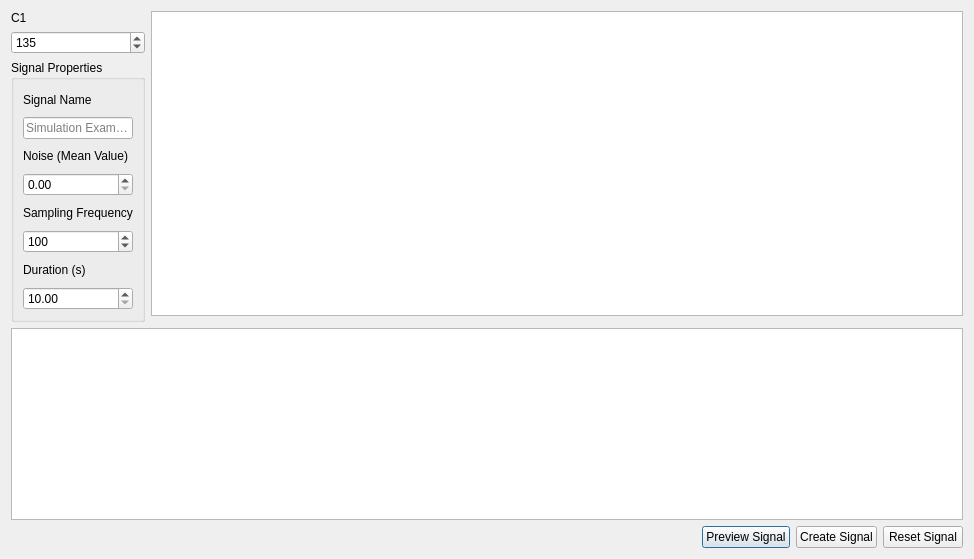
<?xml version="1.0" encoding="UTF-8"?>
<ui version="4.0">
 <class>Dialog</class>
 <widget class="QDialog" name="Dialog">
  <property name="geometry">
   <rect>
    <x>0</x>
    <y>0</y>
    <width>974</width>
    <height>559</height>
   </rect>
  </property>
  <property name="minimumSize">
   <size>
    <width>0</width>
    <height>0</height>
   </size>
  </property>
  <property name="windowTitle">
   <string>Dialog</string>
  </property>
  <layout class="QGridLayout" name="gridLayout" rowstretch="1,0,0,0" columnstretch="0,0,0,1,0,0,0" rowminimumheight="0,0,0,0" columnminimumwidth="0,0,0,0,0,0,0">
   <item row="0" column="1" colspan="6">
    <widget class="PlotWidget" name="zoomed_plot"/>
   </item>
   <item row="3" column="4">
    <widget class="QPushButton" name="preview_button">
     <property name="text">
      <string>Preview Signal</string>
     </property>
    </widget>
   </item>
   <item row="3" column="6">
    <widget class="QPushButton" name="reset_signal_button">
     <property name="text">
      <string>Reset Signal</string>
     </property>
     <property name="autoDefault">
      <bool>false</bool>
     </property>
    </widget>
   </item>
   <item row="3" column="5">
    <widget class="QPushButton" name="create_signal_button">
     <property name="text">
      <string>Create Signal</string>
     </property>
     <property name="autoDefault">
      <bool>false</bool>
     </property>
    </widget>
   </item>
   <item row="0" column="0" rowspan="2">
    <layout class="QVBoxLayout" name="verticalLayout" stretch="0,0,1">
     <item>
      <widget class="QLabel" name="c1_label">
       <property name="text">
        <string>C1</string>
       </property>
      </widget>
     </item>
     <item>
      <widget class="QSpinBox" name="c1_spinbox">
       <property name="minimum">
        <number>50</number>
       </property>
       <property name="maximum">
        <number>1500</number>
       </property>
       <property name="value">
        <number>135</number>
       </property>
      </widget>
     </item>
     <item>
      <widget class="QGroupBox" name="signal_properties_groupbox">
       <property name="title">
        <string>Signal Properties</string>
       </property>
       <layout class="QGridLayout" name="gridLayout_6">
        <item row="3" column="0">
         <widget class="QDoubleSpinBox" name="noise_double_spinbox"/>
        </item>
        <item row="2" column="0">
         <widget class="QLabel" name="noise_label">
          <property name="text">
           <string>Noise (Mean Value)</string>
          </property>
         </widget>
        </item>
        <item row="4" column="0">
         <widget class="QLabel" name="sampling_frequency_label">
          <property name="text">
           <string>Sampling Frequency</string>
          </property>
         </widget>
        </item>
        <item row="0" column="0">
         <widget class="QLabel" name="signal_name_label">
          <property name="text">
           <string>Signal Name</string>
          </property>
         </widget>
        </item>
        <item row="1" column="0">
         <widget class="QLineEdit" name="simulation_line_edit">
          <property name="placeholderText">
           <string>Simulation Example</string>
          </property>
         </widget>
        </item>
        <item row="5" column="0">
         <widget class="QSpinBox" name="sampling_frequency_spinbox">
          <property name="minimum">
           <number>10</number>
          </property>
          <property name="maximum">
           <number>1000</number>
          </property>
          <property name="singleStep">
           <number>1</number>
          </property>
          <property name="value">
           <number>100</number>
          </property>
         </widget>
        </item>
        <item row="7" column="0">
         <widget class="QDoubleSpinBox" name="duration_spinbox">
          <property name="minimum">
           <double>10.000000000000000</double>
          </property>
          <property name="maximum">
           <double>1000.000000000000000</double>
          </property>
         </widget>
        </item>
        <item row="6" column="0">
         <widget class="QLabel" name="duration_label">
          <property name="text">
           <string>Duration (s)</string>
          </property>
         </widget>
        </item>
       </layout>
      </widget>
     </item>
    </layout>
   </item>
   <item row="2" column="0" colspan="7">
    <widget class="PlotWidget" name="main_plot"/>
   </item>
  </layout>
 </widget>
 <customwidgets>
  <customwidget>
   <class>PlotWidget</class>
   <extends>QGraphicsView</extends>
   <header>pyqtgraph</header>
  </customwidget>
 </customwidgets>
 <resources/>
 <connections/>
</ui>
